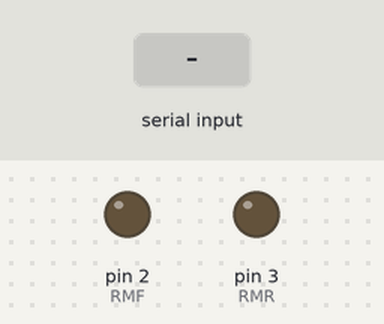
This sketch was run on a simulated Arduino Uno, built with avr-gcc and run on an emulated ATmega328P. Shown: output pins drawn as LEDs (lit = HIGH). Inputs (shaded band) come from the test bench. Pins used as bus, display or sensor lines are not drawn.

Above: at 1.2 s.
1.3 s: "forward\n" received over Serial
At 1.7 s:
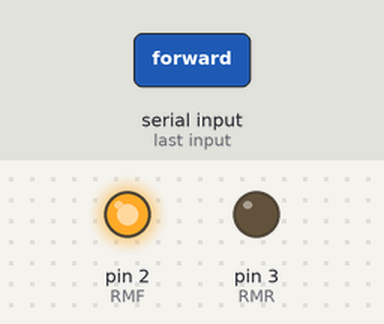
2.8 s: "backward\n" received over Serial
At 4.0 s:
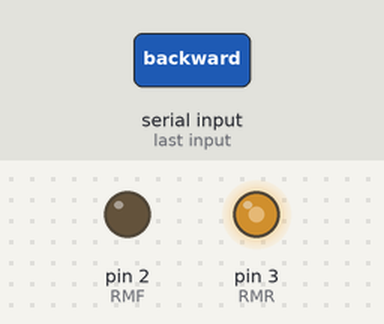
Timing chart, 0 to 5.8 s (numbered marks = the images above; inputs shaded):
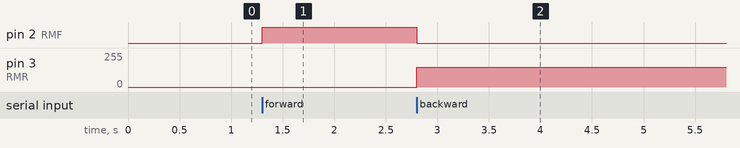

Measured:
- after the input at 1.3 s, pin 2 (RMF): LOW → HIGH at once
- after the input at 2.8 s, pin 2 (RMF): HIGH → LOW at once; pin 3 (RMR): 0/255 → 150/255 at once

The sketch:

SNS_VISIO.ino
```cpp
// ------------------- Motor Driver Pins -------------------
#define RMF 2
#define RMR 3
#define LMF 0
#define LMR 1

int motorSpeed = 150;

// ------------------- Set Motor Speeds -------------------
void setMotors(int LM, int RM) {
  LM = constrain(LM, -255, 255);
  RM = constrain(RM, -255, 255);

  if (LM >= 0) {
    analogWrite(LMF, LM);
    analogWrite(LMR, 0);
  } else {
    analogWrite(LMF, 0);
    analogWrite(LMR, -LM);
  }

  if (RM >= 0) {
    analogWrite(RMF, RM);
    analogWrite(RMR, 0);
  } else {
    analogWrite(RMF, 0);
    analogWrite(RMR, -RM);
  }
}

void stopMotors() {
  setMotors(0, 0);
}

void setup() {
  pinMode(RMF, OUTPUT);
  pinMode(RMR, OUTPUT);
  pinMode(LMF, OUTPUT);
  pinMode(LMR, OUTPUT);

  stopMotors();
  Serial.begin(115200);
}

void loop() {
  if (Serial.available()) {
    String cmd = Serial.readStringUntil('\n');
    cmd.trim();

    if (cmd == "forward") {
      setMotors(motorSpeed, motorSpeed);
    }
    else if (cmd == "backward") {
      setMotors(-motorSpeed, -motorSpeed);
    }
    else if (cmd == "left") {
      setMotors(-motorSpeed, motorSpeed);
    }
    else if (cmd == "right") {
      setMotors(motorSpeed, -motorSpeed);
    }
    else if (cmd == "stop") {
      stopMotors();
    }
  }
}
```
